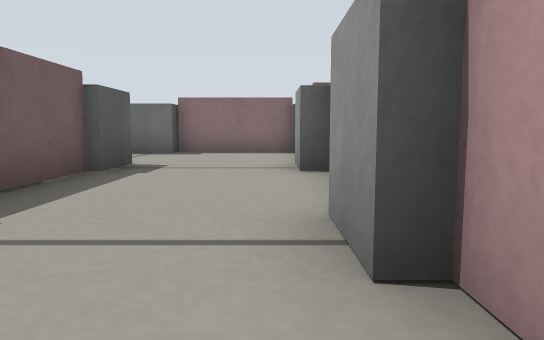
View 1 (above)

21 first-person views from a walk through a Gazebo world. The camera is 0.15 m above the floor, tilts 6° down and sees 70° across. The floor is counted in squares, 0.25 m on a side. Each view is taken from the middle of a square. On the plan, view 1 faces up. The plan holds only what a view shows up to about 10 squares ahead; the rest is blank. Robots are left out.

View 2
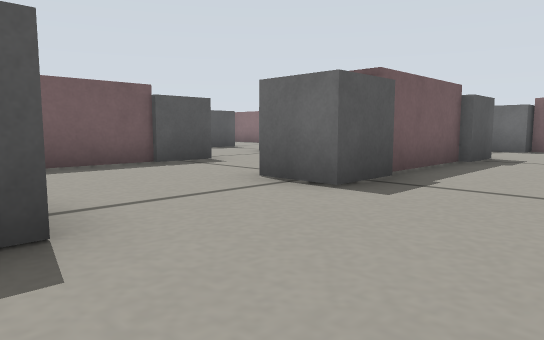

View 3
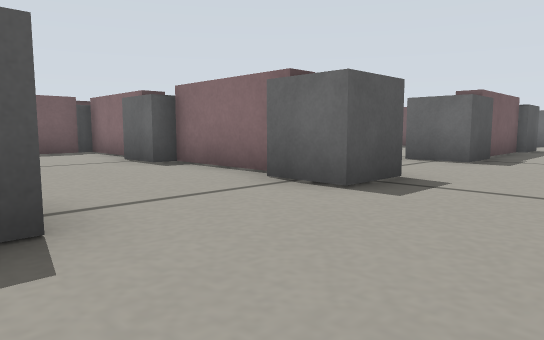

View 4
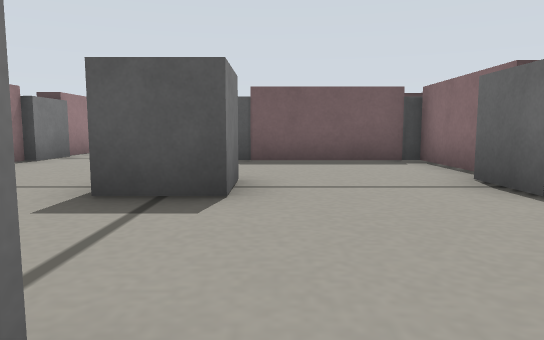

View 5
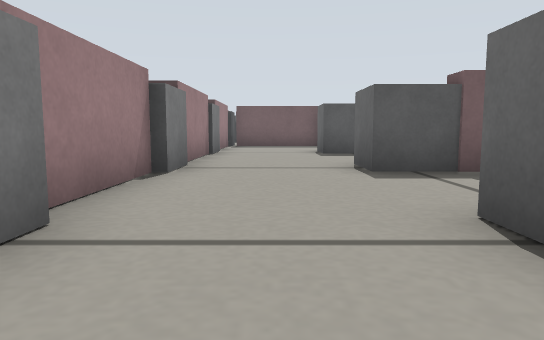

View 6
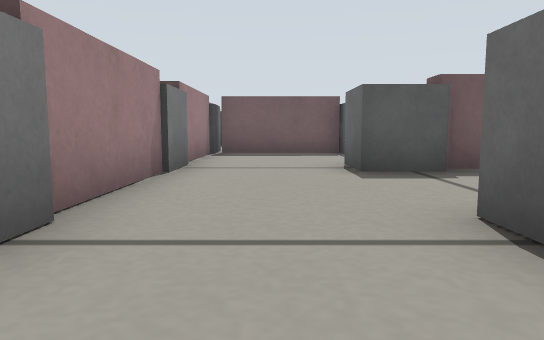

View 7
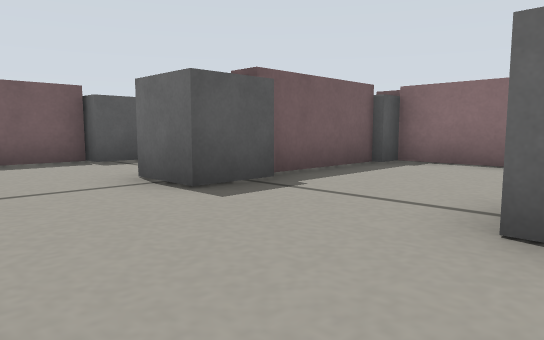

View 8
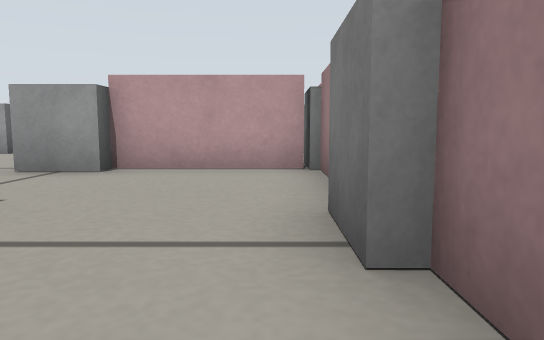

View 9
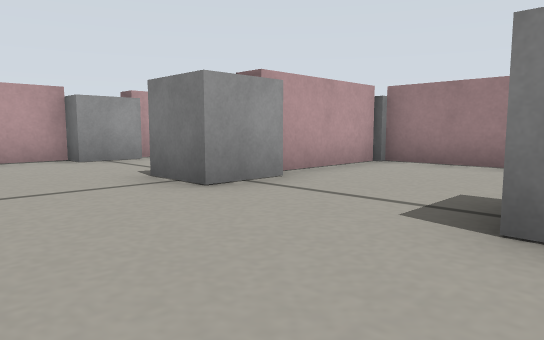

View 10
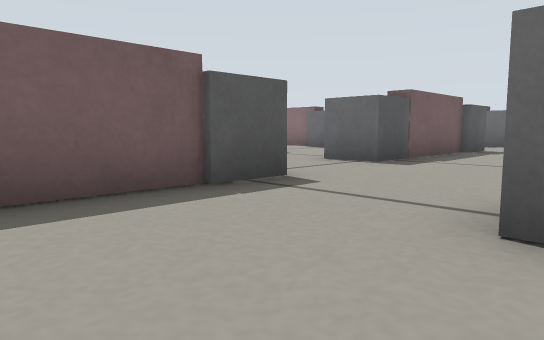

View 11
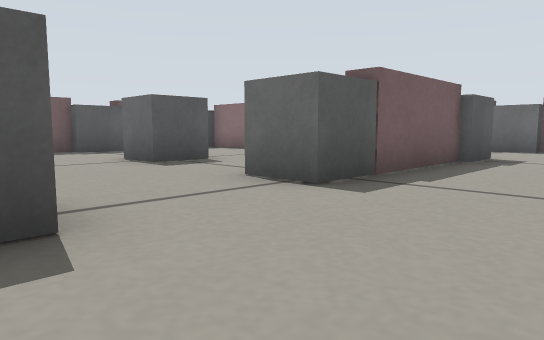

View 12
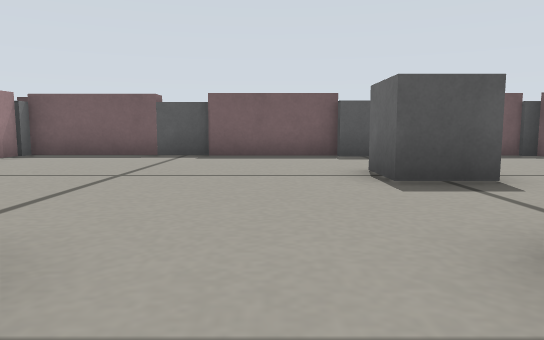

View 13
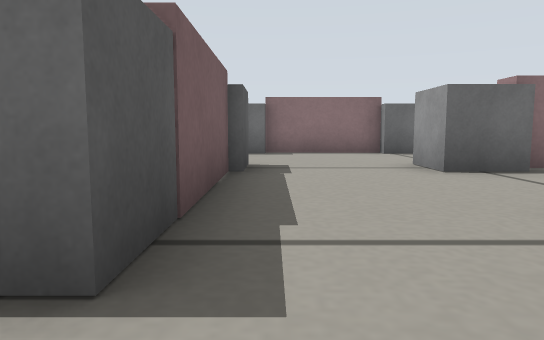

View 14
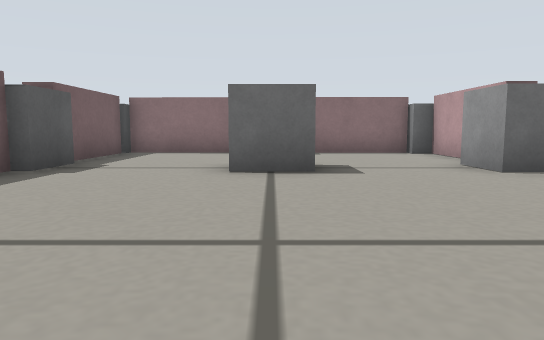

View 15
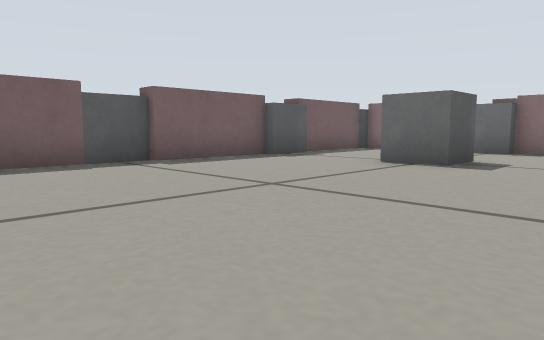

View 16
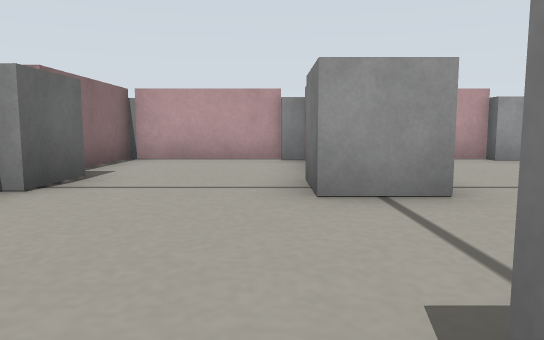

View 17
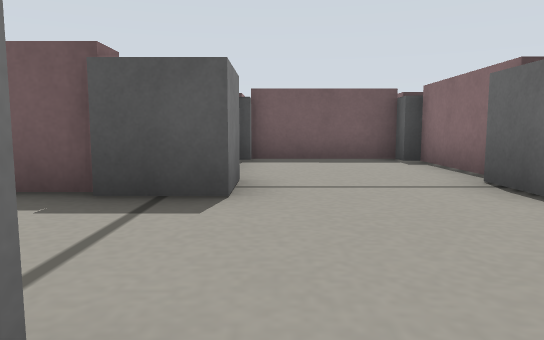

View 18
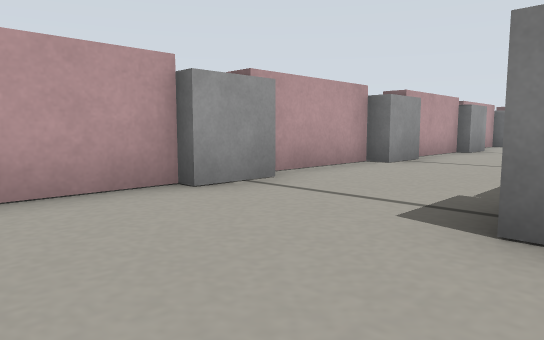

View 19
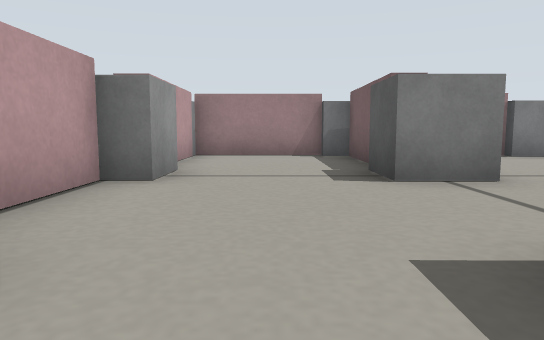

View 20
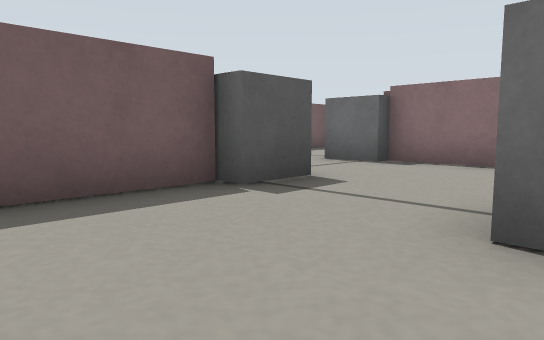

View 21
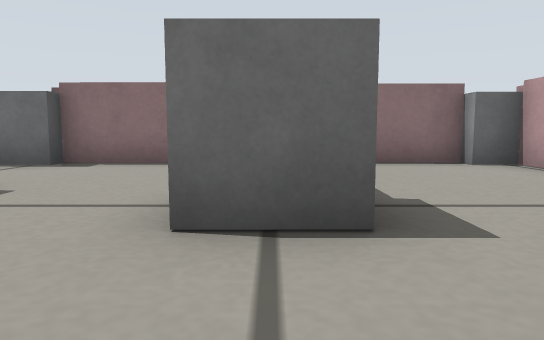

### Floor plan
Ten units are one square. View 1 is at (0, 0); x grows to the right and y downward. Boxes are objects, and circles mark ways between rooms. Rooms are numbered by the first view taken in them; rooms with no view inside come last. Other rooms are left out.
<svg viewBox="-200 -143 230 263">
<path fill="none" stroke="#000" d="M-83 21 -104 21M-39 22 -64 22M-104 24 -104 54M-65 -15 -65 5M-109 32 -109 26M-115 21 -145 21M-26 76 -26 94M7 15 7 -15M-147 27 -147 54M-62 97 -35 97M-104 96 -76 97M-32 95 -32 65M-26 -55 -26 -29M10 55 10 37M7 -26 7 -51M-22 97 5 98M-167 23 -185 23M-144 96 -116 96M7 95 7 67M-65 -95 -65 -65M7 -66 7 -84M-186 64 -185 96 -160 96M6 -99 -24 -99M-147 -56 -147 -26M-147 -14 -147 16 -139 16M-71 -79 -71 -95M-120 -98 -145 -99M-147 -94 -147 -72M-75 -97 -105 -98M-34 -137 -62 -138M-79 -138 -103 -138M5 -137 -12 -137M7 -108 7 -135M-107 -135 -107 -105"/>
<rect x="-195" y="45" width="20" height="20" fill="#bbb"><title>grey box</title></rect>
<rect x="-155" y="95" width="10" height="20" fill="#bbb"><title>grey box</title></rect>
<rect x="-155" y="55" width="10" height="20" fill="#bbb"><title>grey box</title></rect>
<rect x="-115" y="95" width="20" height="20" fill="#bbb"><title>grey box</title></rect>
<rect x="-115" y="55" width="10" height="10" fill="#bbb"><title>grey box</title></rect>
<rect x="-75" y="95" width="20" height="20" fill="#bbb"><title>grey box</title></rect>
<rect x="-75" y="55" width="10" height="10" fill="#bbb"><title>grey box</title></rect>
<rect x="-75" y="15" width="10" height="10" fill="#bbb"><title>grey box</title></rect>
<rect x="-35" y="55" width="10" height="10" fill="#bbb"><title>grey box</title></rect>
<rect x="-35" y="15" width="20" height="10" fill="#bbb"><title>grey box</title></rect>
<rect x="-35" y="-25" width="10" height="10" fill="#bbb"><title>grey box</title></rect>
<rect x="-35" y="-75" width="10" height="20" fill="#bbb"><title>grey box</title></rect>
<rect x="-35" y="-105" width="10" height="10" fill="#bbb"><title>grey box</title></rect>
<rect x="5" y="55" width="20" height="10" fill="#bbb"><title>grey box</title></rect>
<rect x="5" y="15" width="20" height="10" fill="#bbb"><title>grey box</title></rect>
<rect x="5" y="-25" width="20" height="10" fill="#bbb"><title>grey box</title></rect>
<rect x="5" y="-75" width="20" height="20" fill="#bbb"><title>grey box</title></rect>
<rect x="-165" y="-25" width="20" height="10" fill="#bbb"><title>grey box</title></rect>
<rect x="-155" y="-65" width="10" height="10" fill="#bbb"><title>grey box</title></rect>
<rect x="-115" y="5" width="10" height="20" fill="#bbb"><title>grey box</title></rect>
<rect x="-115" y="-65" width="10" height="10" fill="#bbb"><title>grey box</title></rect>
<rect x="-115" y="-105" width="10" height="10" fill="#bbb"><title>grey box</title></rect>
<rect x="-85" y="-65" width="20" height="20" fill="#bbb"><title>grey box</title></rect>
<rect x="-75" y="-35" width="10" height="20" fill="#bbb"><title>grey box</title></rect>
<rect x="-75" y="-105" width="10" height="10" fill="#bbb"><title>grey box</title></rect>
<circle cx="-70" cy="-40" r="3" fill="#2a7"/>
<circle cx="-45" cy="-100" r="3" fill="#2a7"/>
<text x="-70" y="20">1</text>
<text x="-110" y="-40">2</text>
<text x="-50" y="-120">3</text>
</svg>
Room 1 opens to room 2. Room 1 opens to room 3.

Where each view was taken, in squares from view 1:
view 1: 0 up, 0 right, facing up
view 2: 2 down, 0 right, facing up-left
view 3: 6 down, 0 right, facing up-left
view 4: 5 down, 3 left, facing left
view 5: 8 down, 5 left, facing left
view 6: 8 down, 9 left, facing left
view 7: 9 down, 11 left, facing up-left
view 8: 9 down, 9 left, facing right
view 9: 3 down, 7 left, facing down-right
view 10: 1 down, 3 left, facing up-left
view 11: 2 up, 4 left, facing up-left
view 12: 4 up, 6 left, facing left
view 13: 4 up, 6 left, facing up
view 14: 0 up, 11 left, facing up
view 15: 1 down, 8 left, facing up-left
view 16: 11 up, 7 left, facing right
view 17: 11 up, 3 left, facing left
view 18: 9 up, 3 left, facing down-right
view 19: 1 down, 1 left, facing down
view 20: 9 down, 15 left, facing up-left
view 21: 9 down, 15 left, facing up
